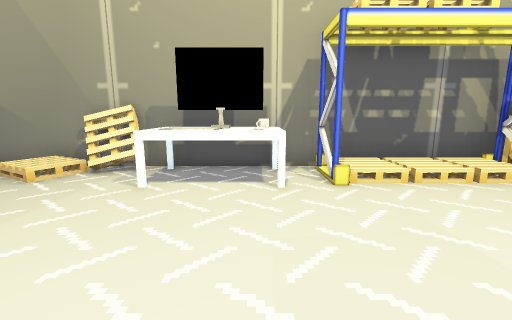
[1] (above)

14 first-person views from a walk through a scene from a Unity 3-D project. The camera is 1.3 m above the floor, tilts 10° down and sees 90° across. The floor is counted in squares, 1 m on a side. Each view is taken from the middle of a square. On the plan, view 1 faces up. The plan holds only what a view shows up to about 13 squares ahead; the rest is blank. The place goes on beyond the plan. The player is left out. Some surface patterns are stand-ins.

[2]
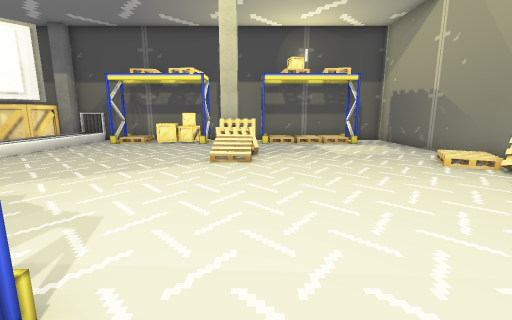

[3]
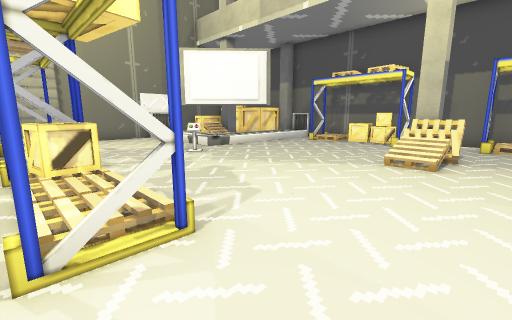

[4]
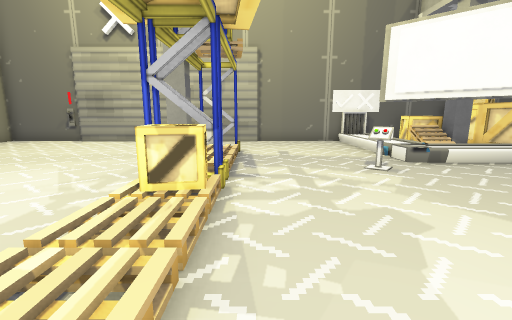

[5]
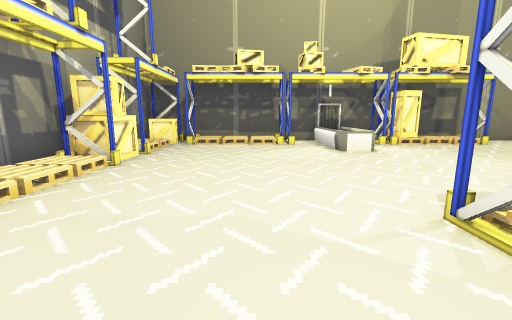

[6]
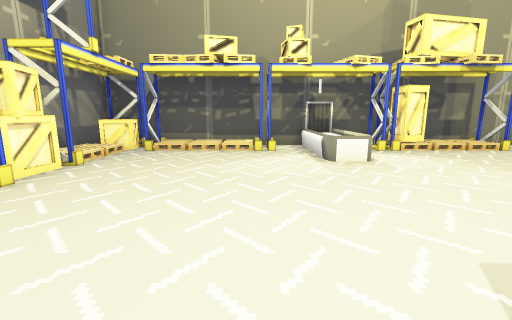

[7]
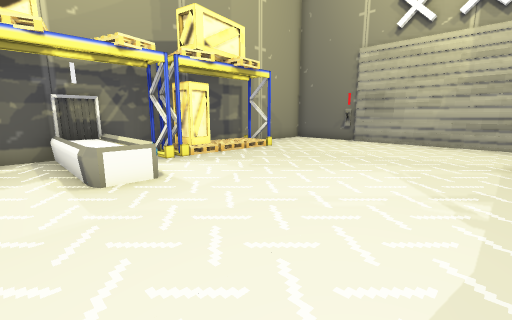

[8]
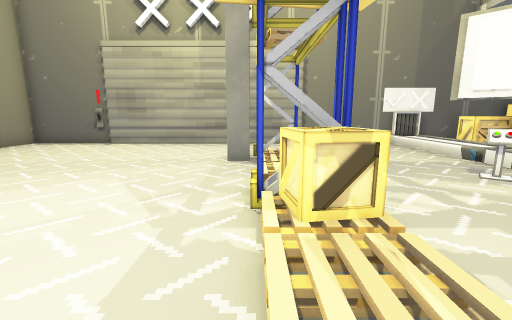

[9]
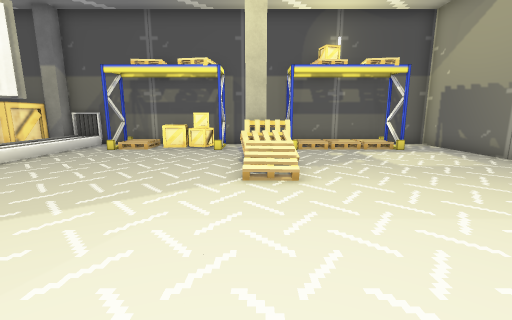

[10]
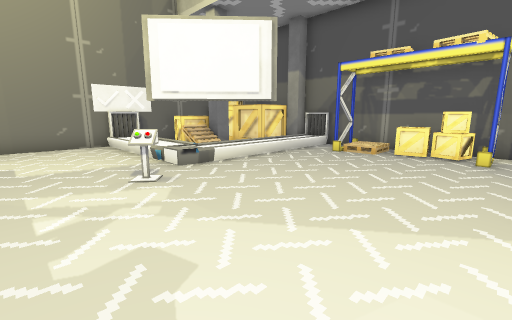

[11]
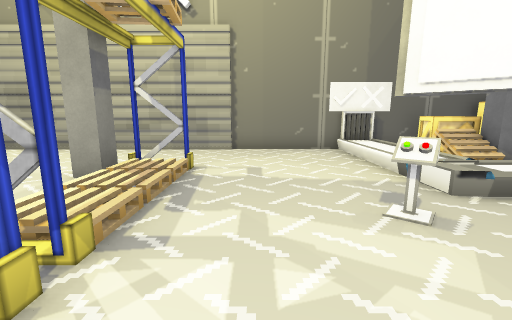

[12]
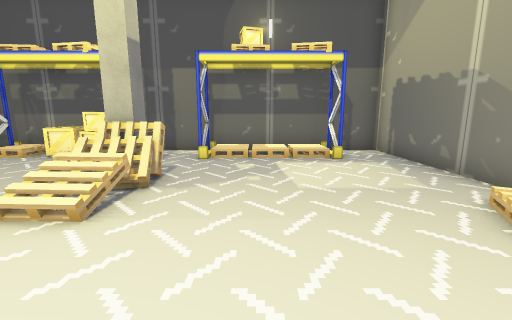

[13]
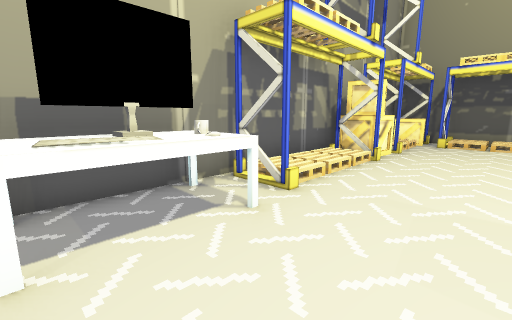

[14]
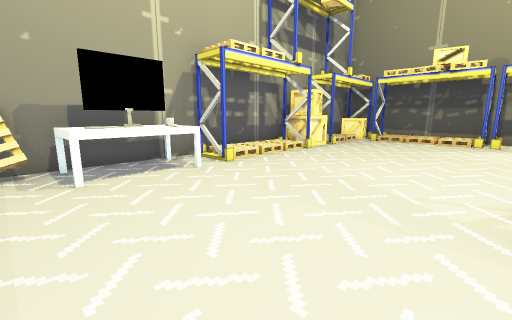

### Floor plan
Key: @ floor where view 1 was taken; # wall or solid block; . main floor; : floor 0.25 m higher than the main floor; + floor 0.5 m higher than the main floor; / step, stairs or slope; = window, fence, low wall or low ledge; ^ raised ledge; P pallet; T table; M monitor; C crate; K keyboard; O other object.
Columns run from 12 left of view 1 to 12 right of it. Each row starts with its distance up from view 1.
  7 #########################
  6 #.......PPTMMOO.OOCC .OC#
  5 #.O.......KKOT....CCO..C#
  4 #//.........O..........O#
  3 # /..................../#
  2 #//..................../#
  1 #//..................../#
  0 #OO.PP......@..........O#
 -1 #...#PPO......O.........#
 -2 #OO..........//.....=^^^#
 -3 #CC..........//.....^^^^^
 -4 #CC..........//.........#
 -5 #CC..........CC........O#
 -6 # ...........OO........O#
 -7 #........=...//........ #
 -8 ##///////....//........ #
 -9 ##//## +/..../#........O#
-10 ##CC   :/....O#.........#
-11    C#  #/...............#
-12    C#P O/...............#
-13    CCC O/...............#
-14    ###OOO################

Positions as (right, up) in squares from view 1, and headings:
1: (0, 0), facing up
2: (2, 0), facing left
3: (2, 1), facing down-left
4: (0, -1), facing down
5: (-1, 1), facing right
6: (1, 0), facing right
7: (3, -1), facing down-right
8: (2, -2), facing down
9: (0, -1), facing left
10: (-1, -2), facing down-left
11: (-1, -4), facing down
12: (-2, 2), facing left
13: (-2, 2), facing up-right
14: (-3, -1), facing up-right
